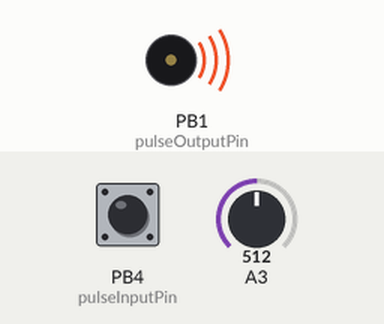
A sketch run on a simulated ATtiny85, built with avr-gcc and run on an emulated ATtiny85. Parts: buzzer (waves = sounding). Inputs (shaded band) come from the test bench; at power-on: PB4 (pulseInputPin) HIGH, A3 = 512.

Above: at 0.1 s.
Timing chart, 0 to 38.4 s (numbered marks = the images above):
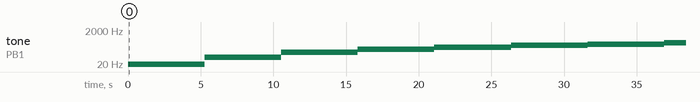

The sketch:

arduino_speedSensor.ino
```cpp
/*
      ┏━━┓_┏━━┓
Reset ┃o      ┃ VCC
Pin3  ┃       ┃ Pin2 SCK
Pin4  ┃       ┃ Pin1
GND   ┃       ┃ Pin0 SDA
      ┗━━━━━━━┛
*/

//#define DEBUG_MODE
#define PULSE_OUTPUT_MODE
#ifdef DEBUG_MODE
  #include <TinyWireM.h>
  #include <TinyOzOLED.h>
#else
  #include <Wire.h>
#endif
#include <PinChangeInterrupt.h>

// 速度パルス検知ピン
#define pulseInputPin 4
// パルス出力ピン
#define pulseOutputPin 1
// 電圧測定ピン
#define adcInputPin 3
// I2Cアドレス
#define address 0x55

// 定数
const int HALF_SECOND = 527;
const int FREQ_DURATION = HALF_SECOND * 10;
const int FREQ_MAX = 10000;
// レジスタアドレス
const byte FREQ_IN  = 0x00;
const byte FREQ_OUT = 0x01;
const byte ADC_IN   = 0x02;
// 変数
long counter = 0;
int dataBuffer[3] = {-1, -1, 0};

byte regIndex = 0;

int freqArr[] = {
  10, 50,
  100,150,
  200, 250,
  300, 350,
  400, 450,
  500, 550,
  600, 650,
  700, 750,
  800, 850,
  900, 950,
  1000,1050,
  1100
};
int freqArrSize = sizeof(freqArr)/sizeof(int);

int freqIndex = -1;

void setup(){
  #ifdef DEBUG_MODE
    OzOled.init();
    OzOled.printString("monitor", 1, 0);
    OzOled.printString("     km/h", 1, 2);
    OzOled.printString("     Hz in", 1, 3);
    OzOled.printString("     pt adc", 1, 5);
  #else
    Wire.begin(address);
    Wire.onReceive(receiveEvent);
    Wire.onRequest(requestEvent);
  #endif
  #ifdef PULSE_OUTPUT_MODE
    #ifdef DEBUG_MODE
      OzOled.printString("     Hz out", 1, 4);
    #endif
    tone(pulseOutputPin, freqArr[freqIndex]);
    pinMode(pulseInputPin, INPUT_PULLUP);
  #endif
  attachPCINT(digitalPinToPCINT(pulseInputPin), interruption, CHANGE);
}


unsigned long beforeCounter = 0;  // 前回総パルス数
unsigned long beforePulseNum = 0; // 前回単位時間あたりパルス数
unsigned long freqOutputTime = 0; // 周波数出力時間
unsigned long adcInputTime = 0;   // 電圧測定時間
unsigned long freqTime = 0;       // 周波数変更時間
unsigned long pulseSpans = 0;     // 単位時間あたり波長合計

void loop(){
  // システム時刻取得(ms)
  unsigned long time = millis();

  // 周波数変更
  #ifdef PULSE_OUTPUT_MODE
    if(freqTime <= time){
      // 周波数配列インデックスをインクリメント
      freqIndex = (++freqIndex)%freqArrSize;
      // 出力周波数変更
      tone(pulseOutputPin, freqArr[freqIndex]);
      // 出力バッファに上記周波数値を代入
      dataBuffer[FREQ_OUT] = freqArr[freqIndex]%FREQ_MAX;
      #ifdef DEBUG_MODE
        myPrintLong(dataBuffer[FREQ_OUT], 1, 4);
      #endif
      freqTime += FREQ_DURATION;
    }
  #endif

  // 0.5秒ごと周波数算出・出力
  if(freqOutputTime <= time){
    // 割り込み中断
		noInterrupts();
    long spansTotal = pulseSpans;
    long pulseNum = counter;
    pulseSpans = 0;
    // 割り込み再開
		interrupts();
    // 周波数算出
    int freqInt = (int)((pulseNum - beforePulseNum) * 1000000 / spansTotal);
    dataBuffer[FREQ_IN] = (freqInt)%FREQ_MAX;

    #ifdef DEBUG_MODE
      if(0 < freqInt){
        myPrintLong(long(freqInt/10), 1, 2);
        myPrintLong(dataBuffer[FREQ_IN], 1, 3);
      }
    #endif
    beforePulseNum = pulseNum;
    freqOutputTime += HALF_SECOND;
  }

  // 1秒ごとに電圧測定
  if(adcInputTime <= time){
    dataBuffer[ADC_IN] = analogRead(adcInputPin);
    #ifdef DEBUG_MODE
      myPrintLong(dataBuffer[ADC_IN], 1, 5);
    #endif
    adcInputTime += HALF_SECOND * 2;
  }
}

volatile unsigned long beforeTime = 0;
// 割り込み処理（カウント）
void interruption(){
  // 立ち上がり時
  if(digitalRead(pulseInputPin) == HIGH){
    counter++;
    if(counter < 0){
      counter = 0;
    }
    // 波長をusで取得・加算
    unsigned long time = micros();
    pulseSpans += time - beforeTime;
    beforeTime = time;
  }
}

#ifdef DEBUG_MODE
	/**
	 * long変数表示処理
   */
  void myPrintLong(long value, int x, int y){
    char spacer = ' ';
    if(FREQ_MAX <= value){
      spacer = '0';
      value = value%FREQ_MAX;
    }
    OzOled.setCursorXY(x,y);
    for(int d=FREQ_MAX; 1<d; d/=10){
      if(value/d == 0){
        OzOled.printChar(spacer);
      }
      else{
        OzOled.printNumber(value);
        return;
      }
    }
  }
#else
  /**
   * I2C通信受信割り込み処理
   */
  void receiveEvent(int numByte){
    while(0 < Wire.available()){
      regIndex = Wire.read();
    }
  }

  /**
   * I2C通信リクエスト割り込み処理
   */
  void requestEvent(){
    int sendData = -1;
    if(regIndex==FREQ_IN
      || regIndex==FREQ_OUT
      || regIndex==ADC_IN){
      sendData = dataBuffer[regIndex];
    }

    byte sendDataArr[2] = {byte(sendData>>8), byte(sendData&0xFF)};
    Wire.write(sendDataArr, 2);
  }
#endif
```

Measured:
- by itself, tone on PB1 (pulseOutputPin): plays 10 Hz for 5.3 s, 50 Hz for 5.3 s, 100 Hz for 5.3 s, 150 Hz for 5.3 s, 200 Hz for 5.3 s, 250 Hz for 5.3 s … (8 notes in this stretch)
